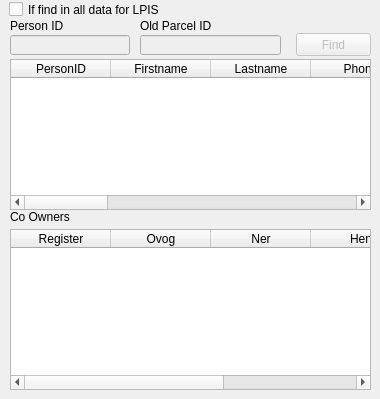
      <widget class="QWidget" name="tab_6">
       <attribute name="title">
        <string>LPIS</string>
       </attribute>
       <widget class="QCheckBox" name="lpis_search_chbox">
        <property name="geometry">
         <rect>
          <x>9</x>
          <y>1</y>
          <width>311</width>
          <height>17</height>
         </rect>
        </property>
        <property name="text">
         <string>If find in all data for LPIS</string>
        </property>
       </widget>
       <widget class="QPushButton" name="lpis_find_button">
        <property name="enabled">
         <bool>false</bool>
        </property>
        <property name="geometry">
         <rect>
          <x>296</x>
          <y>33</y>
          <width>75</width>
          <height>23</height>
         </rect>
        </property>
        <property name="text">
         <string>Find</string>
        </property>
       </widget>
       <widget class="QLabel" name="label_31">
        <property name="geometry">
         <rect>
          <x>140</x>
          <y>18</y>
          <width>231</width>
          <height>16</height>
         </rect>
        </property>
        <property name="text">
         <string>Old Parcel ID</string>
        </property>
       </widget>
       <widget class="QLabel" name="label_48">
        <property name="geometry">
         <rect>
          <x>10</x>
          <y>18</y>
          <width>121</width>
          <height>16</height>
         </rect>
        </property>
        <property name="text">
         <string>Person ID</string>
        </property>
       </widget>
       <widget class="QLineEdit" name="lpis_old_parcel_id_edit">
        <property name="enabled">
         <bool>false</bool>
        </property>
        <property name="geometry">
         <rect>
          <x>140</x>
          <y>35</y>
          <width>141</width>
          <height>20</height>
         </rect>
        </property>
       </widget>
       <widget class="QTableWidget" name="lpis_info_twidget">
        <property name="geometry">
         <rect>
          <x>10</x>
          <y>59</y>
          <width>361</width>
          <height>151</height>
         </rect>
        </property>
        <column>
         <property name="text">
          <string>PersonID</string>
         </property>
        </column>
        <column>
         <property name="text">
          <string>Firstname</string>
         </property>
        </column>
        <column>
         <property name="text">
          <string>Lastname</string>
         </property>
        </column>
        <column>
         <property name="text">
          <string>Phone</string>
         </property>
        </column>
        <column>
         <property name="text">
          <string>Note</string>
         </property>
        </column>
        <column>
         <property name="text">
          <string>Address</string>
         </property>
        </column>
        <column>
         <property name="text">
          <string>PID</string>
         </property>
        </column>
        <column>
         <property name="text">
          <string>Decision Area</string>
         </property>
        </column>
        <column>
         <property name="text">
          <string>Land Cost</string>
         </property>
        </column>
        <column>
         <property name="text">
          <string>Decision No</string>
         </property>
        </column>
        <column>
         <property name="text">
          <string>Cert ID</string>
         </property>
        </column>
        <column>
         <property name="text">
          <string>Status</string>
         </property>
        </column>
       </widget>
       <widget class="QLineEdit" name="lpis_person_id_edit">
        <property name="enabled">
         <bool>false</bool>
        </property>
        <property name="geometry">
         <rect>
          <x>10</x>
          <y>35</y>
          <width>120</width>
          <height>20</height>
         </rect>
        </property>
       </widget>
       <widget class="QLabel" name="label_32">
        <property name="geometry">
         <rect>
          <x>10</x>
          <y>209</y>
          <width>361</width>
          <height>16</height>
         </rect>
        </property>
        <property name="text">
         <string>Co Owners</string>
        </property>
       </widget>
       <widget class="QTableWidget" name="lpis_co_owner_twidget">
        <property name="geometry">
         <rect>
          <x>10</x>
          <y>229</y>
          <width>361</width>
          <height>161</height>
         </rect>
        </property>
        <column>
         <property name="text">
          <string>Register</string>
         </property>
        </column>
        <column>
         <property name="text">
          <string>Ovog</string>
         </property>
        </column>
        <column>
         <property name="text">
          <string>Ner</string>
         </property>
        </column>
        <column>
         <property name="text">
          <string>Hen</string>
         </property>
        </column>
        <column>
         <property name="text">
          <string>Zahid</string>
         </property>
        </column>
       </widget>
      </widget>
